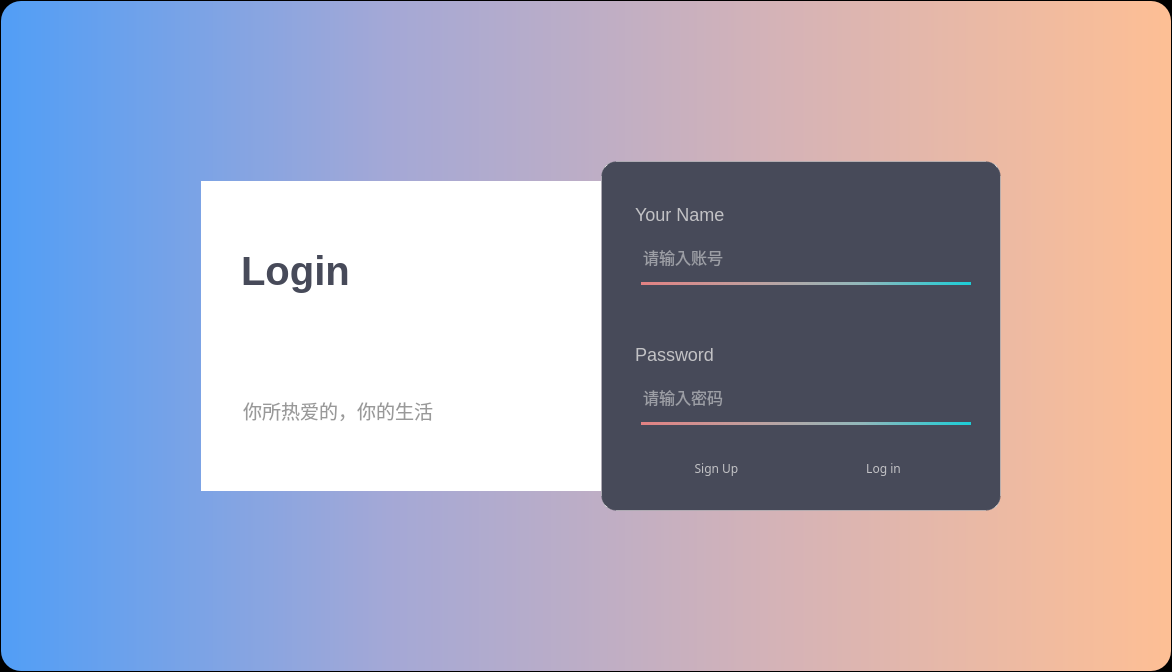
<?xml version="1.0" encoding="UTF-8"?>
<ui version="4.0">
 <class>Widget</class>
 <widget class="QWidget" name="Widget">
  <property name="geometry">
   <rect>
    <x>0</x>
    <y>0</y>
    <width>1172</width>
    <height>672</height>
   </rect>
  </property>
  <property name="windowTitle">
   <string>Widget</string>
  </property>
  <property name="styleSheet">
   <string notr="true">#Widget
{ 
	background-color: transprant;
}</string>
  </property>
  <widget class="QWidget" name="widget" native="true">
   <property name="geometry">
    <rect>
     <x>1</x>
     <y>1</y>
     <width>1170</width>
     <height>670</height>
    </rect>
   </property>
   <property name="styleSheet">
    <string notr="true">#widget
{ 
	background-color: qlineargradient(spread:pad, x1:0, y1:0, x2:1, y2:0, stop:0 #519ef6,stop:0.33 #a4a8d6,stop:0.67 #d6b3b6, stop:1  #febf94);
	border-radius: 20px;
}
</string>
   </property>
   <widget class="QWidget" name="shell" native="true">
    <property name="geometry">
     <rect>
      <x>200</x>
      <y>160</y>
      <width>800</width>
      <height>350</height>
     </rect>
    </property>
    <property name="styleSheet">
     <string notr="true">#shell{
	width: 640px;
	height: 320px;

}</string>
    </property>
    <widget class="QWidget" name="boxleft" native="true">
     <property name="geometry">
      <rect>
       <x>0</x>
       <y>20</y>
       <width>400</width>
       <height>310</height>
      </rect>
     </property>
     <property name="styleSheet">
      <string notr="true">#boxleft{
            background-color: #fff;
            height: 280px;
            top: 20px;
            position: relative;
            width: 50%;
}</string>
     </property>
     <widget class="QLabel" name="LoginLabel">
      <property name="geometry">
       <rect>
        <x>0</x>
        <y>0</y>
        <width>401</width>
        <height>171</height>
       </rect>
      </property>
      <property name="font">
       <font>
        <pointsize>-1</pointsize>
        <weight>50</weight>
        <italic>false</italic>
        <bold>false</bold>
       </font>
      </property>
      <property name="styleSheet">
       <string notr="true">	color: #474a59;
    font: 900 50px '';
    margin: 50px 40px 40px;
	font:&quot;Arial Black&quot;;</string>
      </property>
      <property name="text">
       <string>&lt;html&gt;&lt;head/&gt;&lt;body&gt;&lt;p&gt;&lt;span style=&quot; font-size:30pt; font-weight:600;&quot;&gt;Login&lt;/span&gt;&lt;/p&gt;&lt;/body&gt;&lt;/html&gt;</string>
      </property>
     </widget>
     <widget class="QTextBrowser" name="Describe">
      <property name="geometry">
       <rect>
        <x>-5</x>
        <y>171</y>
        <width>411</width>
        <height>141</height>
       </rect>
      </property>
      <property name="font">
       <font>
        <family>等线</family>
        <pointsize>9</pointsize>
        <weight>75</weight>
        <bold>true</bold>
        <kerning>false</kerning>
       </font>
      </property>
      <property name="styleSheet">
       <string notr="true">#Describe{
	line-height:20px;
    color: #999;
    font-style: 14px;
    margin: 40px;
	border:none;
}</string>
      </property>
      <property name="html">
       <string>&lt;!DOCTYPE HTML PUBLIC &quot;-//W3C//DTD HTML 4.0//EN&quot; &quot;http://www.w3.org/TR/REC-html40/strict.dtd&quot;&gt;
&lt;html&gt;&lt;head&gt;&lt;meta name=&quot;qrichtext&quot; content=&quot;1&quot; /&gt;&lt;style type=&quot;text/css&quot;&gt;
p, li { white-space: pre-wrap; }
&lt;/style&gt;&lt;/head&gt;&lt;body style=&quot; font-family:'等线'; font-size:9pt; font-weight:600; font-style:normal;&quot;&gt;
&lt;p style=&quot; margin-top:12px; margin-bottom:12px; margin-left:0px; margin-right:0px; -qt-block-indent:0; text-indent:3px;&quot;&gt;&lt;span style=&quot; font-size:14pt; font-weight:400;&quot;&gt;你所热爱的，你的生活&lt;/span&gt;&lt;/p&gt;&lt;/body&gt;&lt;/html&gt;</string>
      </property>
     </widget>
    </widget>
    <widget class="QWidget" name="boxright" native="true">
     <property name="geometry">
      <rect>
       <x>400</x>
       <y>0</y>
       <width>400</width>
       <height>350</height>
      </rect>
     </property>
     <property name="styleSheet">
      <string notr="true">#boxright{
	background-color: #474a59;
	border-radius: 15px;
    color: #f1f1f2;
    width: 50%;
	border-top: 1px solid QLinearGradient(y0:0, y1:1,stop: 0 #DADADA, stop: 1 transparent);
	border-left: 1px solid QLinearGradient(x0:0, x1:1,stop: 0 #DADADA, stop: 1 transparent);
	border-bottom: 1px solid QLinearGradient(y0:0, y1:1,stop: 0 transparent, stop: 1  #DADADA);
	border-right: 1px solid QLinearGradient(x0:0, x1:1,stop:  0 transparent, stop: 1 #DADADA);
}</string>
     </property>
     <widget class="QLabel" name="usersNameLabel">
      <property name="geometry">
       <rect>
        <x>30</x>
        <y>0</y>
        <width>371</width>
        <height>91</height>
       </rect>
      </property>
      <property name="font">
       <font>
        <pointsize>-1</pointsize>
        <weight>50</weight>
        <italic>false</italic>
        <bold>false</bold>
       </font>
      </property>
      <property name="styleSheet">
       <string notr="true">#usersNameLabel{
	color: #c2c2c5;
    font-size: 18px;
	font:&quot;Arial Black&quot;;
    margin-top: 20px;
    margin-bottom: 5px;
    position: relative;
}</string>
      </property>
      <property name="text">
       <string>Your Name</string>
      </property>
     </widget>
     <widget class="QLabel" name="PasswordLabel">
      <property name="geometry">
       <rect>
        <x>30</x>
        <y>140</y>
        <width>371</width>
        <height>91</height>
       </rect>
      </property>
      <property name="font">
       <font>
        <pointsize>-1</pointsize>
        <weight>50</weight>
        <italic>false</italic>
        <bold>false</bold>
       </font>
      </property>
      <property name="styleSheet">
       <string notr="true">#PasswordLabel{
	color: #c2c2c5;
    font-size: 18px;
    margin-top: 20px;
	font:&quot;Arial Black&quot;;
    margin-bottom: 5px;
    position: relative;
}</string>
      </property>
      <property name="text">
       <string>Password</string>
      </property>
     </widget>
     <widget class="QLineEdit" name="usersName">
      <property name="geometry">
       <rect>
        <x>40</x>
        <y>70</y>
        <width>331</width>
        <height>51</height>
       </rect>
      </property>
      <property name="font">
       <font>
        <family>等线 Light</family>
        <pointsize>12</pointsize>
       </font>
      </property>
      <property name="styleSheet">
       <string notr="true">#usersName
{
	background: transparent;
    border: 0;
    color: #f2f2f2;
    font-style: 20px;
    height: 30px;
    line-height: 30px;
    width: 100%;
    outline: none !important;
}</string>
      </property>
      <property name="text">
       <string/>
      </property>
      <property name="placeholderText">
       <string>请输入账号</string>
      </property>
     </widget>
     <widget class="QLabel" name="underLine">
      <property name="geometry">
       <rect>
        <x>40</x>
        <y>121</y>
        <width>330</width>
        <height>3</height>
       </rect>
      </property>
      <property name="styleSheet">
       <string notr="true">#underLine
{
    background-color:qlineargradient(spread:pad, x1:0, y1:0, x2:1, y2:0, stop:0  #e38283 ,stop:0.33 #c19f9e, stop:0.67 #91b8bb,stop:1 #1bced8);

}</string>
      </property>
      <property name="text">
       <string/>
      </property>
     </widget>
     <widget class="QLabel" name="underLine_2">
      <property name="geometry">
       <rect>
        <x>40</x>
        <y>261</y>
        <width>330</width>
        <height>3</height>
       </rect>
      </property>
      <property name="styleSheet">
       <string notr="true">#underLine_2
{
    background-color:qlineargradient(spread:pad, x1:0, y1:0, x2:1, y2:0, stop:0  #e38283 ,stop:0.33 #c19f9e, stop:0.67 #91b8bb,stop:1 #1bced8);

}</string>
      </property>
      <property name="text">
       <string/>
      </property>
     </widget>
     <widget class="QLineEdit" name="Password">
      <property name="geometry">
       <rect>
        <x>40</x>
        <y>210</y>
        <width>331</width>
        <height>51</height>
       </rect>
      </property>
      <property name="font">
       <font>
        <family>等线 Light</family>
        <pointsize>12</pointsize>
       </font>
      </property>
      <property name="styleSheet">
       <string notr="true">#Password
{
	background: transparent;
    border: 0;
    color: #f2f2f2;
    font-style: 20px;
    height: 30px;
    line-height: 30px;
    width: 100%;
    outline: none !important;
}</string>
      </property>
      <property name="echoMode">
       <enum>QLineEdit::Password</enum>
      </property>
      <property name="placeholderText">
       <string>请输入密码</string>
      </property>
     </widget>
     <widget class="QPushButton" name="submit">
      <property name="geometry">
       <rect>
        <x>212</x>
        <y>247</y>
        <width>141</width>
        <height>81</height>
       </rect>
      </property>
      <property name="font">
       <font>
        <family>Arial Black</family>
        <pointsize>9</pointsize>
       </font>
      </property>
      <property name="styleSheet">
       <string notr="true">#submit{
			color: #c2c2c5;
            margin-top: 40px;
            width: 100px;
            height: 35px;
            background-color: rgba(255,255,255,.1);
            border-radius: 20px;
            float: right;
        }
#submit:hover{
            color: #474a59;
            background-color: #fff;
}</string>
      </property>
      <property name="text">
       <string>Log in</string>
      </property>
      <property name="flat">
       <bool>false</bool>
      </property>
     </widget>
     <widget class="QPushButton" name="signup">
      <property name="geometry">
       <rect>
        <x>45</x>
        <y>247</y>
        <width>141</width>
        <height>81</height>
       </rect>
      </property>
      <property name="font">
       <font>
        <family>Arial Black</family>
        <pointsize>9</pointsize>
       </font>
      </property>
      <property name="styleSheet">
       <string notr="true">#signup{
			color: #c2c2c5;
            margin-top: 40px;
            width: 100px;
            height: 35px;
            background-color: rgba(255,255,255,.1);
            border-radius: 20px;
            float: right;
        }
#signup:hover{
            color: #474a59;
            background-color: #fff;
}</string>
      </property>
      <property name="text">
       <string>Sign Up</string>
      </property>
      <property name="flat">
       <bool>false</bool>
      </property>
     </widget>
    </widget>
   </widget>
   <widget class="QPushButton" name="closeBtn">
    <property name="enabled">
     <bool>true</bool>
    </property>
    <property name="geometry">
     <rect>
      <x>1120</x>
      <y>10</y>
      <width>40</width>
      <height>40</height>
     </rect>
    </property>
    <property name="styleSheet">
     <string notr="true">#closeBtn{

            border-radius: 5px;
}
#closeBtn:hover
{
            background-color: rgba(255,255,255,.3);
}
</string>
    </property>
    <property name="text">
     <string/>
    </property>
    <property name="icon">
     <iconset resource="res.qrc">
      <normaloff>:/Asserts/icons/close.svg</normaloff>:/Asserts/icons/close.svg</iconset>
    </property>
    <property name="autoDefault">
     <bool>false</bool>
    </property>
    <property name="flat">
     <bool>true</bool>
    </property>
   </widget>
  </widget>
 </widget>
 <layoutdefault spacing="6" margin="11"/>
 <resources>
  <include location="res.qrc"/>
 </resources>
 <connections/>
</ui>
